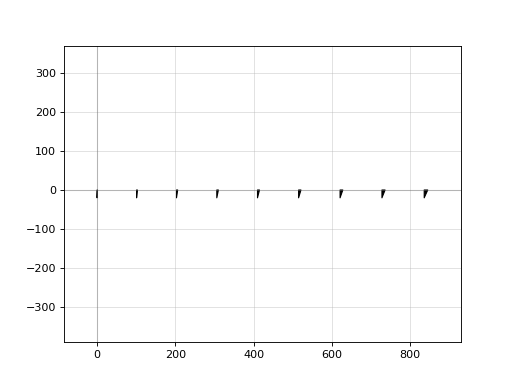

Reproduce this figure in Python.
import gdsfactory as gf

components = [gf.components.triangle(x=i) for i in range(1, 10)]
c = gf.grid(
    components,
    shape=(1, len(components)),
    rotation=0,
    h_mirror=False,
    v_mirror=True,
    spacing=(100, 100),
)
c.plot()
